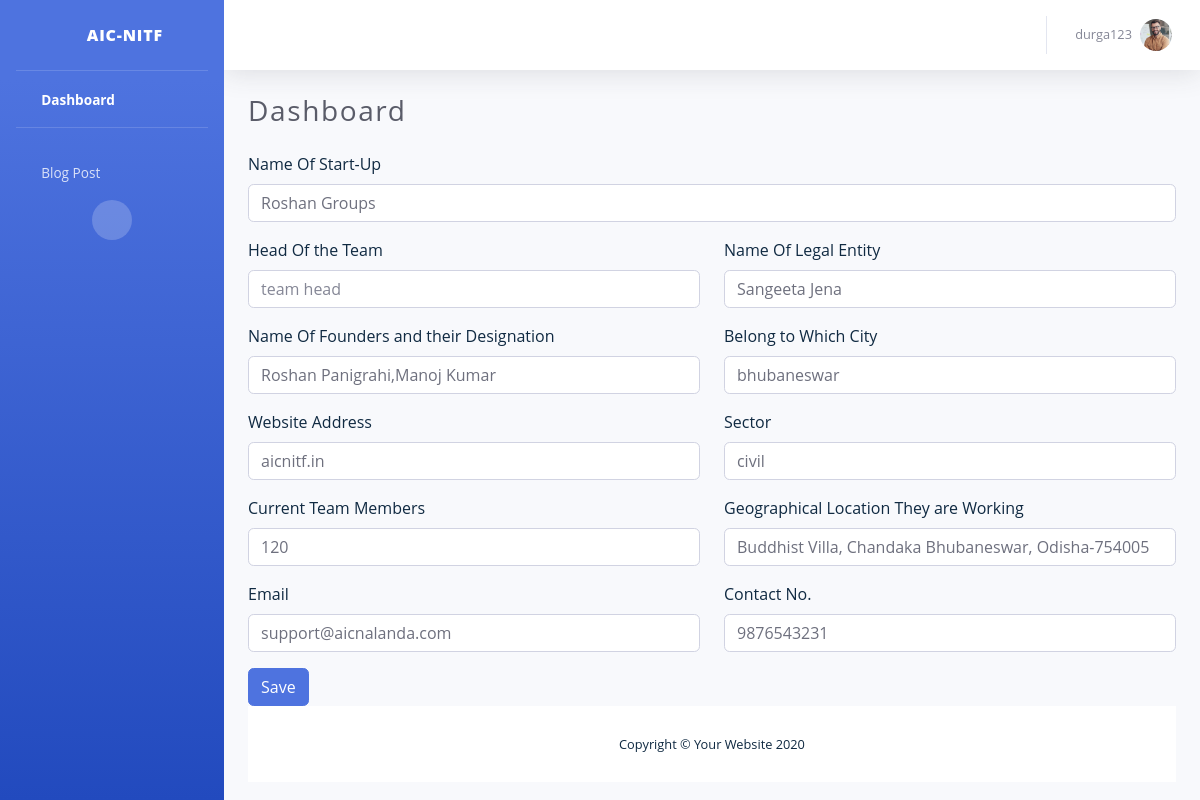
Screenshot of /dashboard/profile/1/edit_startup/ (signed in) with the database file from the repository.
### useraccount/models.py (models this page shows, shortened)
class Account(AbstractBaseUser):
	fullname 				= models.CharField(max_length=50)
	username 				= models.CharField(max_length=30, unique=True)
	password 				= models.CharField(max_length=100)
	date_joined				= models.DateTimeField(verbose_name='date joined', auto_now_add=True)
	last_login				= models.DateTimeField(verbose_name='last login', auto_now=True)
	is_admin				= models.BooleanField(default=False)
	is_active				= models.BooleanField(default=True)
	is_staff				= models.BooleanField(default=False)
	is_superuser			= models.BooleanField(default=False)
	is_superadmin 			= models.BooleanField(default=False)
	is_startup 				= models.BooleanField(default=False)
	is_adminstrator			= models.BooleanField(default=False)
	USERNAME_FIELD = 'username'
	objects = MyAccountManager()

class Admin(models.Model):
	account 				= models.ForeignKey(Account, on_delete=models.CASCADE)
	email 					= models.EmailField(verbose_name="email", max_length=60,null=True,blank=True)
	designation				= models.CharField(max_length=100,null=True,blank=True)
	employee_id				= models.CharField(max_length=100,null=True,blank=True)
	contact_no				= models.CharField(max_length=100,null=True,blank=True)
	identity_proof			= models.CharField(max_length=100,null=True,blank=True)
	admin_img				= models.ImageField(upload_to='images/',null=True,blank=True)

class StartUp(models.Model):
	account 				= models.ForeignKey(Account, on_delete=models.CASCADE)
	email 					= models.EmailField(verbose_name="email", max_length=60,null=True,blank=True)
	startup_name			= models.CharField(max_length=100,null=True,blank=True)
	legal_entity			= models.CharField(max_length=100,null=True,blank=True)
	founders_designation	= models.CharField(max_length=2000,null=True,blank=True)
	website					= models.CharField(max_length=100,null=True,blank=True)
	city					= models.CharField(max_length=100,null=True,blank=True)
	sector					= models.CharField(max_length=100,null=True,blank=True)
	team_members			= models.CharField(max_length=100,null=True,blank=True)
	location				= models.CharField(max_length=100,null=True,blank=True)
	contact_no				= models.CharField(max_length=100,null=True,blank=True)
	comp_identification_no  = models.CharField(max_length=100,null=True,blank=True)
	inubatee_level			= models.CharField(max_length=100,null=True,blank=True)
	operational_model		= models.CharField(max_length=100,null=True,blank=True)
	type_of_incubatee      	= models.CharField(max_length=50,null=True,blank=True)
	women_led_startup 		= models.CharField(max_length=10,null=True,blank=True)
	gov_program 			= models.CharField(max_length=100,null=True,blank=True)
	msme_registered			= models.CharField(max_length=10,null=True,blank=True)
	dspp_registered			= models.CharField(max_length=10,null=True,blank=True)
	legal_entity_register   = models.CharField(max_length=100,null=True,blank=True)
	startup_img				= models.ImageField(upload_to='images/',null=True,blank=True)
	founder_img				= models.ImageField(upload_to='images/',null=True,blank=True)

### dashboard/views.py (the view)
# urls.py: path('profile/<int:pk>/edit_startup/',views.startup_profile_edit,name='startup_profile_edit'),
@login_required
def startup_profile_edit(request,pk):
    content = get_object_or_404(StartUp,pk=pk)
    if request.method == 'POST':
        form = StartUpForm(request.POST,instance=content)
        if form.is_valid():
            content = form.save(commit=False)
            content.save()
            messages.add_message(request, messages.INFO, 'Edited successfully.')
            return redirect(dashboard)
    else:
        form = StartUpForm(instance=content)
    return render(request,'startup_edit_form.html',{'form':form})

### dashboard/forms.py
class StartUpForm(forms.ModelForm):
    class Meta:
        model = StartUp
        exclude = ['account']
        fields = ('__all__')
        widgets = {
            'email'                     : forms.EmailInput(attrs={'class':'form-control'}),
            'startup_name'			    : forms.TextInput(attrs={'class':'form-control'}),
            'legal_entity'			    : forms.TextInput(attrs={'class':'form-control'}),
            'founders_designation'	    : forms.TextInput(attrs={'class':'form-control'}),
            'website'					: forms.TextInput(attrs={'class':'form-control'}),
            'city'					    : forms.TextInput(attrs={'class':'form-control'}),
            'sector'					: forms.TextInput(attrs={'class':'form-control'}),
            'team_members'			    : forms.TextInput(attrs={'class':'form-control'}),
            'location'				    : forms.TextInput(attrs={'class':'form-control'}),
            'contact_no'				: forms.TextInput(attrs={'class':'form-control'}),
        }

### templates/startup_edit_form.html
{% extends 'dashboard.html' %}
{% block content %}
<form method="POST">{% csrf_token %}
    <div class="row">
      <div class="form-group col-md-12">
        <label for="inputStartUpName4">Name Of Start-Up</label>
        {{form.startup_name}}
      </div>
      <div class="form-group col-md-6">
          <label for="inputTeamHead4">Head Of the Team</label>
          <input type="text" name="full_name" class="form-control" id="inputTeamHead4" placeholder="team head">
        </div>
      <div class="form-group col-md-6">
        <label for="inputLegalEntity4">Name Of Legal Entity</label>
        {{form.legal_entity}}
    </div>
      <div class="form-group col-md-6">
        <label for="inputFoundersDesignation4">Name Of Founders and their Designation</label>
        {{form.founders_designation}}
      </div>
      <div class="form-group col-md-6">
        <label for="inputCity4">Belong to Which City</label>
        {{form.city}}
      </div>
      <div class="form-group col-md-6">
          <label for="inputWebsiteAddress4">Website Address</label>
          {{form.website}}
        </div>
        <div class="form-group col-md-6">
          <label for="inputSector4">Sector</label>
          {{form.sector}}
        </div>
        <div class="form-group col-md-6">
          <label for="inputTeamMembers4">Current Team Members</label>
          {{form.team_members}}
        </div>
        <div class="form-group col-md-6">
          <label for="inputLocation4">Geographical Location They are Working</label>
          {{form.location}}
        </div>
      <div class="form-group col-md-6">
        <label for="inputEmail4">Email</label>
        {{form.email}}
      </div>
      <div class="form-group col-md-6">
        <label for="inputContactNo4">Contact No.</label>
        {{form.contact_no}}
      </div>
    </div>
    <button type="submit" class="btn btn-primary">Save</button>
  </form>
{% endblock %}

### templates/dashboard.html (shortened to what this page needs)
<!DOCTYPE html>
{% load static %}
<html lang="en">
<head>
    <link rel="stylesheet" href="{% static 'assets/css/bootstrap.min.css' %}">
    <link rel="stylesheet" href="{% static 'dashboard/css/startup.css' %}">
    <link href="{% static 'dashboard/vendor/fontawesome-free/css/all.min.css' %}" rel="stylesheet" type="text/css">
    <link href="{% static 'dashboard/css/sb-admin-2.min.css' %}" rel="stylesheet">
    <link rel="stylesheet" href="{% static 'blog/blog_css.css' %}">
</head>
<body id="page-top">
    <div id="wrapper">
        <ul class="navbar-nav bg-gradient-primary sidebar sidebar-dark accordion" id="accordionSidebar">
            <a class="sidebar-brand d-flex align-items-center justify-content-center" href="{% url 'index' %}">
                <div class="sidebar-brand-icon">
                    <i class="fas fa-home"></i>
                </div>
                <div class="sidebar-brand-text mx-3">AIC-NITF</div>
            </a>
            <hr class="sidebar-divider my-0">
            <li id="dashboard" class="nav-item active check">
                <a class="nav-link" href="{% url 'dashboard' %}">
                    <i class="fas fa-fw fa-tachometer-alt"></i>
                    <span>Dashboard</span></a>
            </li>
            <hr class="sidebar-divider">
            <li id="blogPost" class="nav-item check">
                <a class="nav-link collapsed" href="{% url 'blogPost' %}" data-target="#collapseUtilities"
                    aria-expanded="true" aria-controls="collapseUtilities">
                    <i class="fas fa-fw fa-blog"></i>
                    <span>Blog Post</span>
                </a>
            </li>
            <div class="text-center d-none d-md-inline">
                <button class="rounded-circle border-0" id="sidebarToggle"></button>
            </div>
        </ul>
        <div id="content-wrapper" class="d-flex flex-column">
            <div id="content">
                <nav class="navbar navbar-expand navbar-light bg-white topbar mb-4 static-top shadow">
                    <ul class="navbar-nav ml-auto">
                        <li class="nav-item dropdown no-arrow float-right ">
                            <a class="nav-link dropdown-toggle" href="#" id="userDropdown" role="button"
                                data-toggle="dropdown" aria-haspopup="true" aria-expanded="false">
                                <span class="mr-2 d-none d-lg-inline text-gray-600 small">{{user.username}}</span>
                                {% for imgsrc in  user.admin_set.all %}
                                <img class="img-profile rounded-circle" src="{{imgsrc.admin_img.url}}">
                                {% endfor %}
                            </a>
                        </li>
                    </ul>
                </nav>
                <div class="container-fluid">
                    <div class="d-sm-flex align-items-center justify-content-between mb-4">
                        <h1 class="h3 mb-0 text-gray-800">Dashboard</h1>
                    </div>
                    {% block content %}{% endblock %}
                    <footer class="sticky-footer bg-white">
                        <div class="container my-auto">
                            <div class="copyright text-center my-auto">
                                <span>Copyright &copy; Your Website 2020</span>
                            </div>
                        </div>
                    </footer>
                </div>
            </div>
</body>
</html>

### static/dashboard/css/startup.css (style rules this page uses)
* { margin: 0; padding: 0; }
body { font-family: 'Raleeway', sans-serif; font-size: 14px; font-weight: 400; color: #777; }
h1 { font-size: 36px; color: #555; font-weight: bold; }

### static/blog/blog_css.css (style rules this page uses)
* { margin: 0; padding: 0; box-sizing: border-box; }
body { font-family: 'Open Sans', 'Helvetica Neue', sans-serif; background: hsl(210, 36%, 96%); color: hsl(209, 61%, 16%); line-height: 1.5; font-size: 0.875rem; }
a { text-decoration: none; }
h1, h2, h3, h4 { letter-spacing: 0.1rem; text-transform: capitalize; line-height: 1.25; margin-bottom: 0.75rem; }
h1 { font-size: 3rem; }
@media screen and (min-width: 800px) { h1 { font-size: 4rem; } }
@media screen and (min-width: 800px) { body { font-size: 1rem; } }
@media screen and (min-width: 800px) { h1, h2, h3, h4 { line-height: 1; } }

### rows the page displays
Account: username "durga123"
Admin: admin_img (picture)
StartUp: startup_name "Roshan Groups", legal_entity "Sangeeta Jena", founders_designation "Roshan Panigrahi,Manoj Kumar", city "bhubaneswar", website "aicnitf.in", sector "civil", team_members "120", location "Buddhist Villa, Chandaka Bhubaneswar, Odisha-754005", email "support@aicnalanda.com", contact_no "9876543231"
